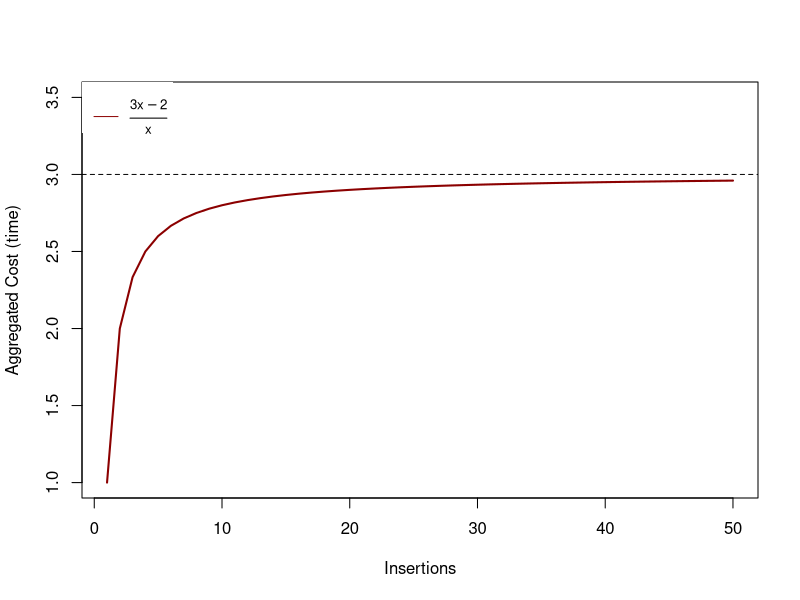

The R script that drew this image:
png("aggregate_method.png", height=15, width=20, units="cm", res=200);

cost <- function(x) { (3*x - 2) / x };
sizes <- seq(1, 50)

plot(sizes,
     sapply(sizes, cost),
     xlab="Insertions",
     ylab="Aggregated Cost (time)",
     ylim=c(1, 3.5),
     type="l",
     col="darkred",
     lwd=2);

abline(h=3,
       lty=2,
       col="black");

legend("topleft",
       expression(frac(3*x - 2, x)),
       cex = 0.8,
       lty= 1,
       col ="darkred",
       box.lty=0);

dev.off();
